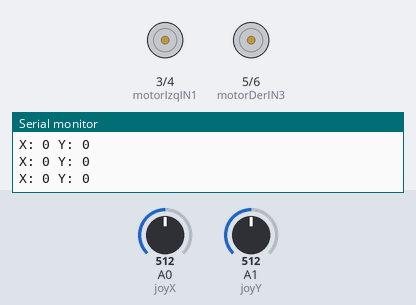
The sketch below on a simulated Arduino Uno, built with avr-gcc and run on an emulated ATmega328P. On the bench: motor-driver pin pairs drawn as motors (green arrow = first pin HIGH = forward, orange = second pin HIGH = backward, longer = more drive), the last lines printed to the serial monitor. The test bench sets the inputs (shaded band); at power-on: A0 (joyX) = 512, A1 (joyY) = 512.

Above: at 1.2 s.
1.3 s: A0 (joyX) set to 705
2.8 s: A0 (joyX) set to 721
At 3.1 s:
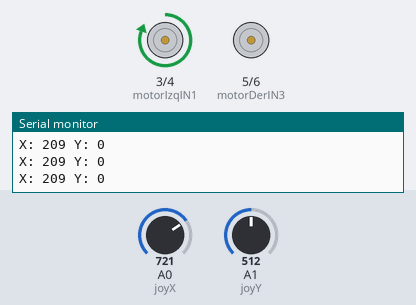
4.3 s: A1 (joyY) set to 699
5.8 s: A1 (joyY) set to 723
At 6.2 s:
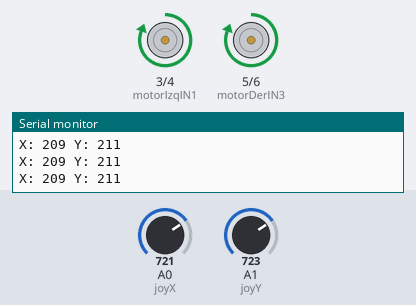
7.3 s: A1 (joyY) set to 306
At 7.7 s:
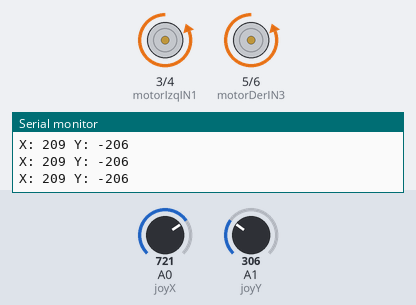
8.8 s: A1 (joyY) set to 324
At 9.3 s:
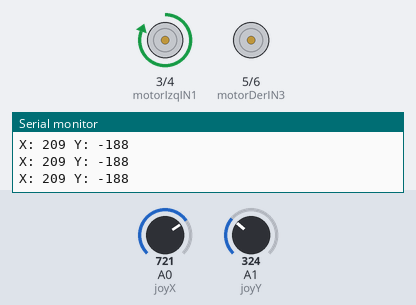
Timing chart, 0 to 11.3 s (numbered marks = the images above; inputs shaded):
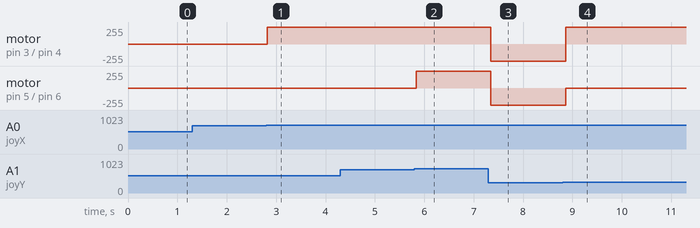

Measured:
- the behaviour switches between 712 and 713 on A0 (joyX) (found by bisection; images 0 and 1)
- the behaviour switches between 712 and 713 on A1 (joyY) (found by bisection; images 1 and 2)
- the behaviour switches between 311 and 312 on A1 (joyY) (found by bisection; images 3 and 4)
- after the input at 2.8 s, motor on pin 3 (motorIzqIN1) / pin 4 (motorIzqIN2): stopped → forward 255/255 at once
- after the input at 5.8 s, motor on pin 5 (motorDerIN3) / pin 6 (motorDerIN4): stopped → forward 255/255 at once
- after the input at 7.3 s, motor on pin 3 (motorIzqIN1) / pin 4 (motorIzqIN2), motor on pin 5 (motorDerIN3) / pin 6 (motorDerIN4): forward 255/255 → backward 255/255 after 0.05 s
- after the input at 8.8 s, motor on pin 3 (motorIzqIN1) / pin 4 (motorIzqIN2): backward 255/255 → forward 255/255 after 0.06 s; motor on pin 5 (motorDerIN3) / pin 6 (motorDerIN4): backward 255/255 → stopped after 0.06 s

The sketch:

joystick.ino
```cpp
// Pines para los motores
const int motorIzqIN1 = 3;
const int motorIzqIN2 = 4;
const int motorDerIN3 = 5;
const int motorDerIN4 = 6;

// Pines del joystick
const int joyX = A0;  // Eje X
const int joyY = A1;  // Eje Y

int xValue, yValue;
int motorSpeed = 255;

void setup() {

  pinMode(motorIzqIN1, OUTPUT);
  pinMode(motorIzqIN2, OUTPUT);
  pinMode(motorDerIN3, OUTPUT);
  pinMode(motorDerIN4, OUTPUT);

  // Inicializar comunicación serial
  Serial.begin(9600);
}

void loop() {

  xValue = analogRead(joyX);
  yValue = analogRead(joyY);

  // Mapear los valores del joystick de 0-1023 a -512 a 512
  int xMapped = map(xValue, 0, 1023, -512, 512);
  int yMapped = map(yValue, 0, 1023, -512, 512);

  // Movimiento hacia adelante
  if (yMapped > 200) {
    moverAdelante();
  }
  // Movimiento hacia atrás
  else if (yMapped < -200) {
    moverAtras();
  }
  // Movimiento hacia la izquierda
  else if (xMapped < -200) {
    girarIzquierda();
  }
  // Movimiento hacia la derecha
  else if (xMapped > 200) {
    girarDerecha();
  }
  // No mover motores si el joystick está centrado
  else {
    pararMotores();
  }

  // (Opcional) Imprimir los valores del joystick para depuración
  Serial.print("X: ");
  Serial.print(xMapped);
  Serial.print(" Y: ");
  Serial.println(yMapped);

  delay(100); // Pequeño retardo para evitar lecturas demasiado rápidas
}

// Función para mover ambos motores hacia adelante
void moverAdelante() {
  digitalWrite(motorIzqIN1, HIGH);
  digitalWrite(motorIzqIN2, LOW);
  digitalWrite(motorDerIN3, HIGH);
  digitalWrite(motorDerIN4, LOW);
}

// Función para mover ambos motores hacia atrás
void moverAtras() {
  digitalWrite(motorIzqIN1, LOW);
  digitalWrite(motorIzqIN2, HIGH);
  digitalWrite(motorDerIN3, LOW);
  digitalWrite(motorDerIN4, HIGH);
}

// Función para girar hacia la izquierda
void girarIzquierda() {
  digitalWrite(motorIzqIN1, LOW);
  digitalWrite(motorIzqIN2, LOW);
  digitalWrite(motorDerIN3, HIGH);
  digitalWrite(motorDerIN4, LOW);
}

// Función para girar hacia la derecha
void girarDerecha() {
  digitalWrite(motorIzqIN1, HIGH);
  digitalWrite(motorIzqIN2, LOW);
  digitalWrite(motorDerIN3, LOW);
  digitalWrite(motorDerIN4, LOW);
}

// Función para detener ambos motores
void pararMotores() {
  digitalWrite(motorIzqIN1, LOW);
  digitalWrite(motorIzqIN2, LOW);
  digitalWrite(motorDerIN3, LOW);
  digitalWrite(motorDerIN4, LOW);
}
```
